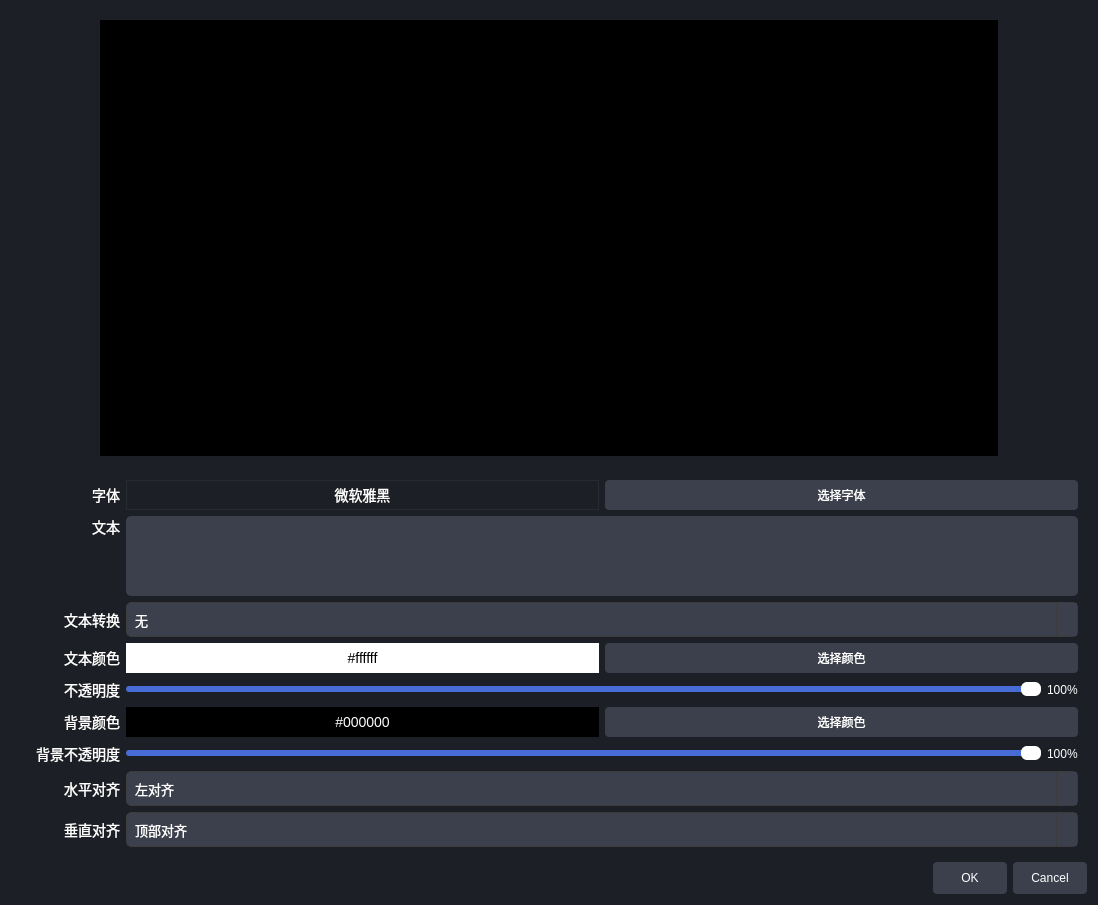
<?xml version="1.0" encoding="UTF-8"?>
<ui version="4.0">
 <class>TextSettingDialog</class>
 <widget class="QDialog" name="TextSettingDialog">
  <property name="geometry">
   <rect>
    <x>0</x>
    <y>0</y>
    <width>1098</width>
    <height>905</height>
   </rect>
  </property>
  <property name="sizePolicy">
   <sizepolicy hsizetype="Expanding" vsizetype="Expanding">
    <horstretch>0</horstretch>
    <verstretch>0</verstretch>
   </sizepolicy>
  </property>
  <property name="windowTitle">
   <string>Dialog</string>
  </property>
  <property name="styleSheet">
   <string notr="true">QDialog{
	background-color:#1d1f26;
}
QLabel{
	color:white;
}
QComboBox {
    background-color: #3C404D;
    border: 1px solid #3C3C3C;
    border-radius: 5px;
    padding: 4px 8px;
    color: white;
    font-size: 13px;
	min-height:25px;
	max-height:25px;
}

QComboBox::drop-down {
    subcontrol-origin: padding;
    subcontrol-position: top right;
    width: 20px;
    border-left: 1px solid #3C3C3C;
    background-color: #3C404D;
}

QComboBox::down-arrow {
    image: url(:/sources/down.png);  /* 你可以用自己的箭头图标 */
	background-color: #3C404D;
    width: 12px;
    height: 12px;
}

QComboBox QAbstractItemView {
    background-color: #3C404D;
    border: 1px solid #3C3C3C;
    selection-background-color: #284CB8;
    selection-color: white;
    color: white;
    font-size: 13px;
    outline: 0;
}

QPushButton {
        background-color: #3C404D;
        border: none;
         border-radius: 4px;
         padding: 6px 12px;
         color: white;
		

}
QPushButton:hover { background-color: #3c3d47; }
QPushButton:pressed { background-color: #50515b; }

QSlider::groove:horizontal {
    border: none;
    height: 6px;
    background: #3c3f41;
    border-radius: 3px;
}

QSlider::handle:horizontal {
    background: white;         /* 滑块颜色（可自定义为 OBS 高亮色） */
    border: none;
    width: 20px;
    height: 12px;
    margin: -4px 0;              /* 垂直居中 handle */
    border-radius: 6px;
}

QSlider::sub-page:horizontal {
    background: #476BD7;         /* 进度填充颜色 */
    border-radius: 3px;
}

QSlider::add-page:horizontal {
    background: #464B59;         /* 未填充部分 */
    border-radius: 3px;
}

</string>
  </property>
  <layout class="QGridLayout" name="gridLayout_2">
   <item row="0" column="0">
    <widget class="QWidget" name="textContanier" native="true">
     <property name="styleSheet">
      <string notr="true">QWidget{
	background-color:#1d1f26;
}</string>
     </property>
     <layout class="QGridLayout" name="gridLayout">
      <item row="0" column="0">
       <spacer name="horizontalSpacer">
        <property name="orientation">
         <enum>Qt::Orientation::Horizontal</enum>
        </property>
        <property name="sizeType">
         <enum>QSizePolicy::Policy::Fixed</enum>
        </property>
        <property name="sizeHint" stdset="0">
         <size>
          <width>80</width>
          <height>20</height>
         </size>
        </property>
       </spacer>
      </item>
      <item row="0" column="1">
       <widget class="QWidget" name="textWidget" native="true">
        <property name="sizePolicy">
         <sizepolicy hsizetype="Expanding" vsizetype="Expanding">
          <horstretch>0</horstretch>
          <verstretch>0</verstretch>
         </sizepolicy>
        </property>
        <property name="styleSheet">
         <string notr="true">QWidget{
	background-color:black;

}</string>
        </property>
        <layout class="QGridLayout" name="gridLayout_3">
         <item row="0" column="0">
          <widget class="QLabel" name="previewLabel">
           <property name="sizePolicy">
            <sizepolicy hsizetype="Expanding" vsizetype="Expanding">
             <horstretch>0</horstretch>
             <verstretch>0</verstretch>
            </sizepolicy>
           </property>
           <property name="text">
            <string/>
           </property>
          </widget>
         </item>
        </layout>
       </widget>
      </item>
      <item row="0" column="2">
       <spacer name="horizontalSpacer_2">
        <property name="orientation">
         <enum>Qt::Orientation::Horizontal</enum>
        </property>
        <property name="sizeType">
         <enum>QSizePolicy::Policy::Fixed</enum>
        </property>
        <property name="sizeHint" stdset="0">
         <size>
          <width>80</width>
          <height>20</height>
         </size>
        </property>
       </spacer>
      </item>
     </layout>
    </widget>
   </item>
   <item row="1" column="0">
    <widget class="QWidget" name="widget" native="true">
     <property name="sizePolicy">
      <sizepolicy hsizetype="Preferred" vsizetype="Fixed">
       <horstretch>0</horstretch>
       <verstretch>0</verstretch>
      </sizepolicy>
     </property>
     <layout class="QVBoxLayout" name="verticalLayout">
      <item>
       <layout class="QHBoxLayout" name="horizontalLayout">
        <item>
         <widget class="QLabel" name="label">
          <property name="styleSheet">
           <string notr="true">QLabel{
	min-width:100px;
	max-width:100px;
font-size:14px;
}</string>
          </property>
          <property name="text">
           <string>字体</string>
          </property>
          <property name="alignment">
           <set>Qt::AlignmentFlag::AlignRight|Qt::AlignmentFlag::AlignTrailing|Qt::AlignmentFlag::AlignVCenter</set>
          </property>
         </widget>
        </item>
        <item>
         <widget class="QLabel" name="fontNameLabel">
          <property name="styleSheet">
           <string notr="true">QLabel{
	background-color:#1d1f26;
	border:1px solid #272a33;
font-size:14px;
}</string>
          </property>
          <property name="text">
           <string>微软雅黑</string>
          </property>
          <property name="alignment">
           <set>Qt::AlignmentFlag::AlignCenter</set>
          </property>
         </widget>
        </item>
        <item>
         <widget class="QPushButton" name="chooseFontBtn">
          <property name="text">
           <string>选择字体</string>
          </property>
         </widget>
        </item>
       </layout>
      </item>
      <item>
       <layout class="QHBoxLayout" name="horizontalLayout_2">
        <item>
         <widget class="QLabel" name="label_3">
          <property name="minimumSize">
           <size>
            <width>100</width>
            <height>80</height>
           </size>
          </property>
          <property name="maximumSize">
           <size>
            <width>100</width>
            <height>80</height>
           </size>
          </property>
          <property name="styleSheet">
           <string notr="true">QLabel{
	min-width:100px;
	max-width:100px;
font-size:14px;
}</string>
          </property>
          <property name="text">
           <string>文本</string>
          </property>
          <property name="alignment">
           <set>Qt::AlignmentFlag::AlignRight|Qt::AlignmentFlag::AlignTop|Qt::AlignmentFlag::AlignTrailing</set>
          </property>
         </widget>
        </item>
        <item>
         <widget class="QTextEdit" name="textEdit">
          <property name="minimumSize">
           <size>
            <width>0</width>
            <height>80</height>
           </size>
          </property>
          <property name="maximumSize">
           <size>
            <width>16777215</width>
            <height>80</height>
           </size>
          </property>
          <property name="styleSheet">
           <string notr="true">QTextEdit{
	background-color: #3C404D;
	border:none;
	border-radius:5px;
	color:white;
}</string>
          </property>
          <property name="html">
           <string>&lt;!DOCTYPE HTML PUBLIC &quot;-//W3C//DTD HTML 4.0//EN&quot; &quot;http://www.w3.org/TR/REC-html40/strict.dtd&quot;&gt;
&lt;html&gt;&lt;head&gt;&lt;meta name=&quot;qrichtext&quot; content=&quot;1&quot; /&gt;&lt;meta charset=&quot;utf-8&quot; /&gt;&lt;style type=&quot;text/css&quot;&gt;
p, li { white-space: pre-wrap; }
hr { height: 1px; border-width: 0; }
li.unchecked::marker { content: &quot;\2610&quot;; }
li.checked::marker { content: &quot;\2612&quot;; }
&lt;/style&gt;&lt;/head&gt;&lt;body style=&quot; font-family:'Microsoft YaHei UI'; font-size:9pt; font-weight:400; font-style:normal;&quot;&gt;
&lt;p style=&quot;-qt-paragraph-type:empty; margin-top:0px; margin-bottom:0px; margin-left:0px; margin-right:0px; -qt-block-indent:0; text-indent:0px;&quot;&gt;&lt;br /&gt;&lt;/p&gt;&lt;/body&gt;&lt;/html&gt;</string>
          </property>
         </widget>
        </item>
       </layout>
      </item>
      <item>
       <layout class="QHBoxLayout" name="horizontalLayout_3">
        <item>
         <widget class="QLabel" name="label_4">
          <property name="styleSheet">
           <string notr="true">QLabel{
	min-width:100px;
	max-width:100px;
	font-size:14px;
}</string>
          </property>
          <property name="text">
           <string>文本转换</string>
          </property>
          <property name="alignment">
           <set>Qt::AlignmentFlag::AlignRight|Qt::AlignmentFlag::AlignTrailing|Qt::AlignmentFlag::AlignVCenter</set>
          </property>
         </widget>
        </item>
        <item>
         <widget class="QComboBox" name="transformCBBOX">
          <item>
           <property name="text">
            <string>无</string>
           </property>
          </item>
          <item>
           <property name="text">
            <string>大写</string>
           </property>
          </item>
          <item>
           <property name="text">
            <string>小写</string>
           </property>
          </item>
          <item>
           <property name="text">
            <string>首字母大写</string>
           </property>
          </item>
         </widget>
        </item>
       </layout>
      </item>
      <item>
       <layout class="QHBoxLayout" name="horizontalLayout_4">
        <item>
         <widget class="QLabel" name="label_5">
          <property name="styleSheet">
           <string notr="true">QLabel{
	min-width:100px;
	max-width:100px;
	font-size:14px;
}</string>
          </property>
          <property name="text">
           <string>文本颜色</string>
          </property>
          <property name="alignment">
           <set>Qt::AlignmentFlag::AlignRight|Qt::AlignmentFlag::AlignTrailing|Qt::AlignmentFlag::AlignVCenter</set>
          </property>
         </widget>
        </item>
        <item>
         <widget class="QLabel" name="colorLabel">
          <property name="styleSheet">
           <string notr="true">QLabel{
	background-color:#ffffff;
	border:0.1px solid #272a33;
	font-size:14px;
	color:black;
}
</string>
          </property>
          <property name="text">
           <string>#ffffff</string>
          </property>
          <property name="alignment">
           <set>Qt::AlignmentFlag::AlignCenter</set>
          </property>
         </widget>
        </item>
        <item>
         <widget class="QPushButton" name="chooseColorBtn">
          <property name="text">
           <string>选择颜色</string>
          </property>
         </widget>
        </item>
       </layout>
      </item>
      <item>
       <layout class="QHBoxLayout" name="horizontalLayout_5">
        <item>
         <widget class="QLabel" name="label_10">
          <property name="styleSheet">
           <string notr="true">QLabel{
	min-width:100px;
	max-width:100px;
	font-size:14px;
}</string>
          </property>
          <property name="text">
           <string>不透明度</string>
          </property>
          <property name="alignment">
           <set>Qt::AlignmentFlag::AlignRight|Qt::AlignmentFlag::AlignTrailing|Qt::AlignmentFlag::AlignVCenter</set>
          </property>
         </widget>
        </item>
        <item>
         <widget class="QSlider" name="colorTransparencySlider">
          <property name="value">
           <number>99</number>
          </property>
          <property name="orientation">
           <enum>Qt::Orientation::Horizontal</enum>
          </property>
         </widget>
        </item>
        <item>
         <widget class="QLabel" name="colorPercentLabel">
          <property name="text">
           <string>100%</string>
          </property>
         </widget>
        </item>
       </layout>
      </item>
      <item>
       <layout class="QHBoxLayout" name="horizontalLayout_6">
        <item>
         <widget class="QLabel" name="label_6">
          <property name="styleSheet">
           <string notr="true">QLabel{
	min-width:100px;
	max-width:100px;
	font-size:14px;
}</string>
          </property>
          <property name="text">
           <string>背景颜色</string>
          </property>
          <property name="alignment">
           <set>Qt::AlignmentFlag::AlignRight|Qt::AlignmentFlag::AlignTrailing|Qt::AlignmentFlag::AlignVCenter</set>
          </property>
         </widget>
        </item>
        <item>
         <widget class="QLabel" name="bgColorLabel">
          <property name="styleSheet">
           <string notr="true">QLabel{
	background-color:#000000;
	border:0.1px solid #272a33;
	font-size:14px;
	color:white;
}
</string>
          </property>
          <property name="text">
           <string>#000000</string>
          </property>
          <property name="alignment">
           <set>Qt::AlignmentFlag::AlignCenter</set>
          </property>
         </widget>
        </item>
        <item>
         <widget class="QPushButton" name="chooseBgColorBtn">
          <property name="text">
           <string>选择颜色</string>
          </property>
         </widget>
        </item>
       </layout>
      </item>
      <item>
       <layout class="QHBoxLayout" name="horizontalLayout_7">
        <item>
         <widget class="QLabel" name="label_2">
          <property name="styleSheet">
           <string notr="true">QLabel{
	min-width:100px;
	max-width:100px;
	font-size:14px;
}</string>
          </property>
          <property name="text">
           <string>背景不透明度</string>
          </property>
          <property name="alignment">
           <set>Qt::AlignmentFlag::AlignRight|Qt::AlignmentFlag::AlignTrailing|Qt::AlignmentFlag::AlignVCenter</set>
          </property>
         </widget>
        </item>
        <item>
         <widget class="QSlider" name="bgColorTransparencySlider">
          <property name="value">
           <number>99</number>
          </property>
          <property name="orientation">
           <enum>Qt::Orientation::Horizontal</enum>
          </property>
         </widget>
        </item>
        <item>
         <widget class="QLabel" name="bgColorPercentLabel">
          <property name="text">
           <string>100%</string>
          </property>
         </widget>
        </item>
       </layout>
      </item>
      <item>
       <layout class="QHBoxLayout" name="horizontalLayout_8">
        <item>
         <widget class="QLabel" name="label_8">
          <property name="styleSheet">
           <string notr="true">QLabel{
	min-width:100px;
	max-width:100px;
	font-size:14px;
}</string>
          </property>
          <property name="text">
           <string>水平对齐</string>
          </property>
          <property name="alignment">
           <set>Qt::AlignmentFlag::AlignRight|Qt::AlignmentFlag::AlignTrailing|Qt::AlignmentFlag::AlignVCenter</set>
          </property>
         </widget>
        </item>
        <item>
         <widget class="QComboBox" name="horizonAlignmentCBBox">
          <item>
           <property name="text">
            <string>左对齐</string>
           </property>
          </item>
          <item>
           <property name="text">
            <string>右对齐</string>
           </property>
          </item>
          <item>
           <property name="text">
            <string>水平居中</string>
           </property>
          </item>
          <item>
           <property name="text">
            <string>两端对齐</string>
           </property>
          </item>
         </widget>
        </item>
       </layout>
      </item>
      <item>
       <layout class="QHBoxLayout" name="horizontalLayout_9">
        <item>
         <widget class="QLabel" name="label_9">
          <property name="styleSheet">
           <string notr="true">QLabel{
	min-width:100px;
	max-width:100px;
	font-size:14px;
}</string>
          </property>
          <property name="text">
           <string>垂直对齐</string>
          </property>
          <property name="alignment">
           <set>Qt::AlignmentFlag::AlignRight|Qt::AlignmentFlag::AlignTrailing|Qt::AlignmentFlag::AlignVCenter</set>
          </property>
         </widget>
        </item>
        <item>
         <widget class="QComboBox" name="verticalAlignmentCBBox">
          <item>
           <property name="text">
            <string>顶部对齐</string>
           </property>
          </item>
          <item>
           <property name="text">
            <string>垂直居中</string>
           </property>
          </item>
          <item>
           <property name="text">
            <string>底部对齐</string>
           </property>
          </item>
         </widget>
        </item>
       </layout>
      </item>
     </layout>
    </widget>
   </item>
   <item row="2" column="0">
    <widget class="QDialogButtonBox" name="buttonBox">
     <property name="styleSheet">
      <string notr="true">QPushButton{
	min-width:50px;
		max-width:50px;
		min-height:20px;
		max-height:20px;

}</string>
     </property>
     <property name="orientation">
      <enum>Qt::Orientation::Horizontal</enum>
     </property>
     <property name="standardButtons">
      <set>QDialogButtonBox::StandardButton::Cancel|QDialogButtonBox::StandardButton::Ok</set>
     </property>
    </widget>
   </item>
  </layout>
 </widget>
 <resources/>
 <connections>
  <connection>
   <sender>buttonBox</sender>
   <signal>accepted()</signal>
   <receiver>TextSettingDialog</receiver>
   <slot>accept()</slot>
   <hints>
    <hint type="sourcelabel">
     <x>248</x>
     <y>254</y>
    </hint>
    <hint type="destinationlabel">
     <x>157</x>
     <y>274</y>
    </hint>
   </hints>
  </connection>
  <connection>
   <sender>buttonBox</sender>
   <signal>rejected()</signal>
   <receiver>TextSettingDialog</receiver>
   <slot>reject()</slot>
   <hints>
    <hint type="sourcelabel">
     <x>316</x>
     <y>260</y>
    </hint>
    <hint type="destinationlabel">
     <x>286</x>
     <y>274</y>
    </hint>
   </hints>
  </connection>
 </connections>
</ui>
